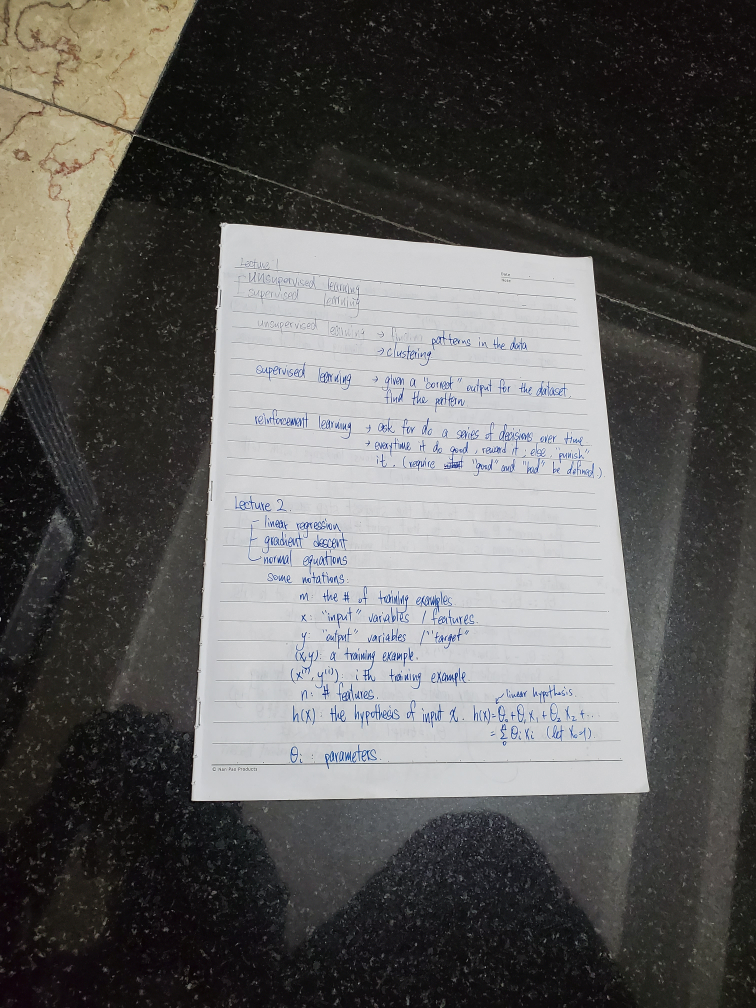
#> input picture image/doc.jpg, 3024 x 4032 px (shown at 1/4 size)
$ python proj2_1.py
#> lines starting #> are read from the running program, lines starting #| are printed output that depends on the picture; after the words box and inside, x2 and y2 are one past the last pixel; in counts of white or black regions, pixels touching at a corner belong together
import cv2 as cv2
import numpy as np

def stackImages(scale,imgArray):
    rows = len(imgArray)
    cols = len(imgArray[0])
    rowsAvailable = isinstance(imgArray[0], list)
    width = imgArray[0][0].shape[1]
    height = imgArray[0][0].shape[0]
    if rowsAvailable:
        for x in range ( 0, rows):
            for y in range(0, cols):
                if imgArray[x][y].shape[:2] == imgArray[0][0].shape [:2]:
                    imgArray[x][y] = cv2.resize(imgArray[x][y], (0, 0), None, scale, scale)
                else:
                    imgArray[x][y] = cv2.resize(imgArray[x][y], (imgArray[0][0].shape[1], imgArray[0][0].shape[0]), None, scale, scale)
                if len(imgArray[x][y].shape) == 2: imgArray[x][y]= cv2.cvtColor( imgArray[x][y], cv2.COLOR_GRAY2BGR)
        imageBlank = np.zeros((height, width, 3), np.uint8)
        hor = [imageBlank]*rows
        hor_con = [imageBlank]*rows
        for x in range(0, rows):
            hor[x] = np.hstack(imgArray[x])
        ver = np.vstack(hor)
    else:
        for x in range(0, rows):
            if imgArray[x].shape[:2] == imgArray[0].shape[:2]:
                imgArray[x] = cv2.resize(imgArray[x], (0, 0), None, scale, scale)
            else:
                imgArray[x] = cv2.resize(imgArray[x], (imgArray[0].shape[1], imgArray[0].shape[0]), None,scale, scale)
            if len(imgArray[x].shape) == 2: imgArray[x] = cv2.cvtColor(imgArray[x], cv2.COLOR_GRAY2BGR)
        hor= np.hstack(imgArray)
        ver = hor
    return ver

def preprocess(img):
    img_gray = cv2.cvtColor(img, cv2.COLOR_BGR2GRAY)
    img_blur = cv2.GaussianBlur(img_gray, (21, 21), 1)
    img_edge = cv2.Canny(img_blur, 200, 200)
    kernel = np.ones((5, 5))
    img_dial = cv2.dilate(img_edge, kernel , iterations = 1)
    img_threshold = cv2.erode(img_dial, kernel, iterations = 1)
    return img_threshold

def contour(img):
    biggest = np.array([])
    max_area = 0
    contours, hierarchy = cv2.findContours(img, cv2.RETR_EXTERNAL, cv2.CHAIN_APPROX_NONE)
    for cont in contours:
        area = cv2.contourArea(cont)
        if cv2.contourArea(cont) > 5000:
            peri = cv2.arcLength(cont, True)
            approx = cv2.approxPolyDP(cont, 0.02 * peri, True)
            if area > max_area and len(approx) == 4:
                biggest = approx
                max_area = area
    return biggest

def reorder(points):
    points = points.reshape((4,2))
    new_points = np.zeros((4, 1, 2), np.int32)

    # sum the x, y positions
    add = points.sum(1)
    # the smallest of add is assigned to the first and the largest is at the end
    new_points[0] = points[np.argmin(add)]
    new_points[3] = points[np.argmax(add)]

    #find the difference in x, y position
    diff = np.diff(points, axis = 1)
    new_points[1] = points[np.argmin(diff)]
    new_points[2] = points[np.argmax(diff)]
    return new_points


def warp(img, points):
    points = reorder(points)
    width, height = points[3][0][0] - points[0][0][0], points[3][0][1] - points[0][0][1]
    pts1 = np.float32(points)
    pts2 = np.float32([[0, 0], [width, 0], [0, height], [width, height]])
    matrix = cv2.getPerspectiveTransform(pts1, pts2)
    img_wrap = cv2.warpPerspective(img, matrix, (width, height))
    return img_wrap

def main():
    img = cv2.imread("image/doc.jpg")
#> img is the input picture: shape (4032, 3024, 3); mean B, G, R 92.1, 93.7, 94.6
    img_threshold = preprocess(img)
#> in preprocess, `img_gray = cv2.cvtColor(img, cv2.COLOR_BGR2GRAY)`:
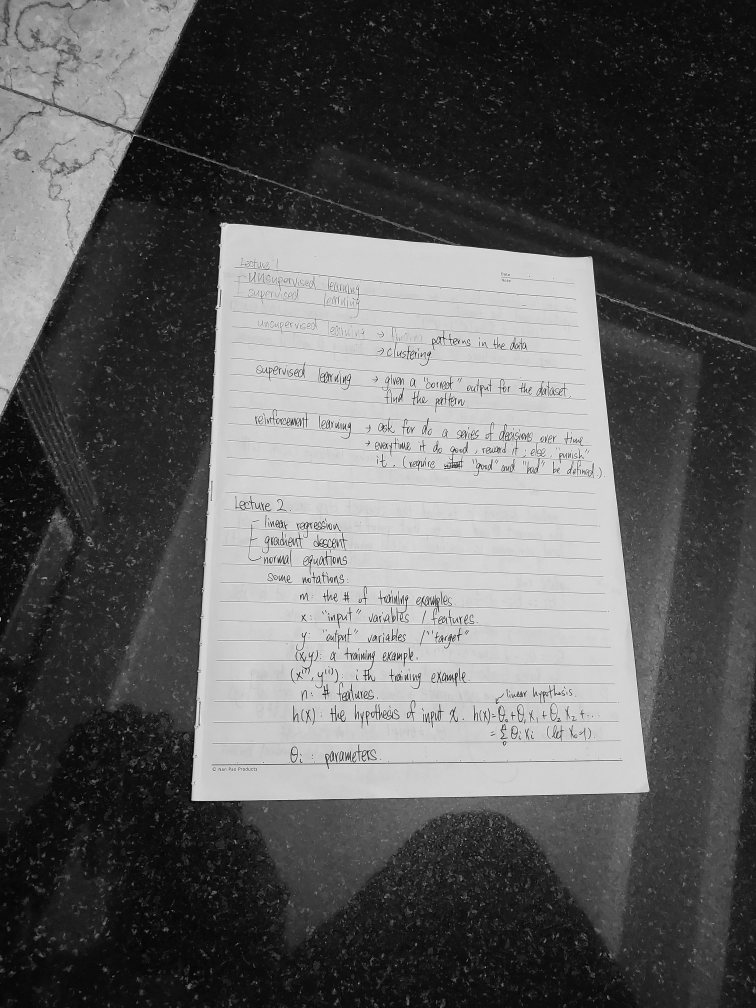
#> img_gray: shape (4032, 3024) (shown at 1/4 size); min 0, max 255, mean 93.8
#> in preprocess, `img_edge = cv2.Canny(img_blur, 200, 200)`:
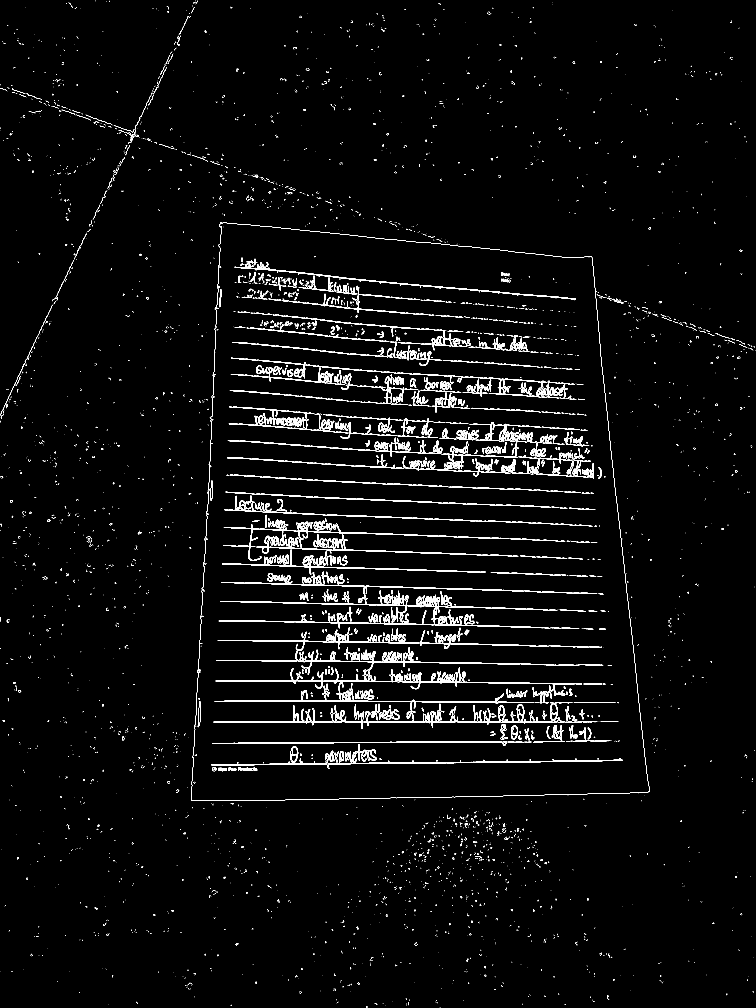
#> img_edge: shape (4032, 3024) (shown at 1/4 size); 1.6% white in thin lines or dots
#> in preprocess, `img_dial = cv2.dilate(img_edge, kernel , iterations = 1)`:
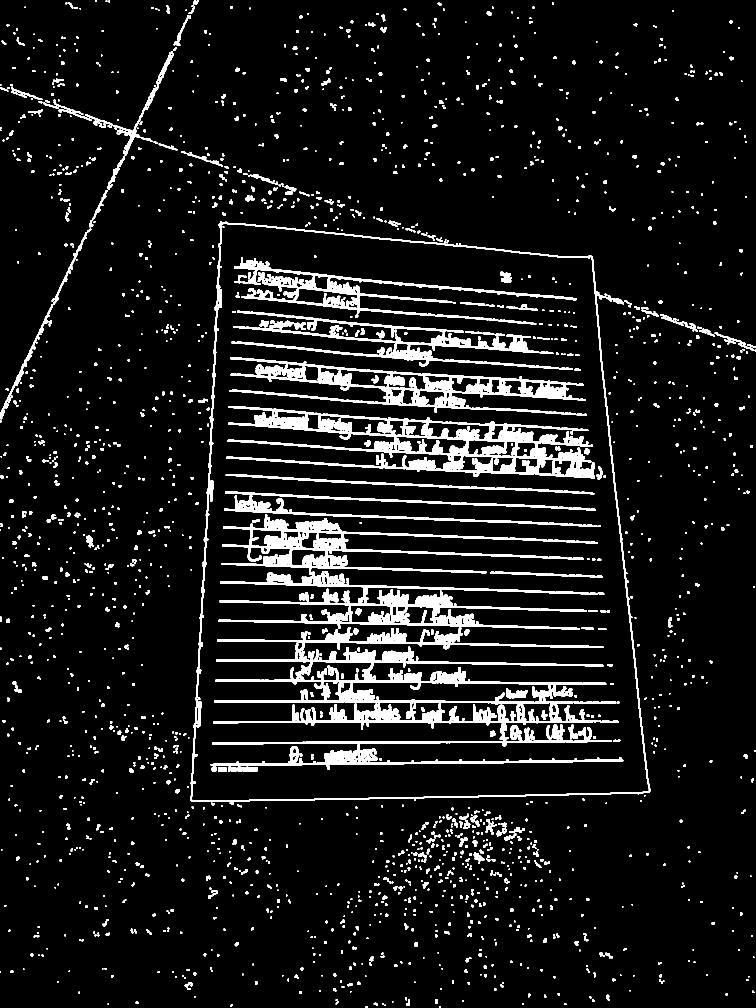
#> img_dial: shape (4032, 3024) (shown at 1/4 size); 7.3% white; 2286 white regions, largest, box (x1, y1, x2, y2) and area: (852, 2508, 2415, 2918) 135244, (906, 1624, 2378, 1916) 108313, (873, 2285, 2417, 2518) 68050
#> in preprocess, `img_threshold = cv2.erode(img_dial, kernel, iterations = 1)`: img_threshold: shape (4032, 3024); 3.2% white; 2799 white regions (2014 under 20 px)
    points = contour(img_threshold)
#> in contour, `contours, hierarchy = cv2.findContours(img, cv2.RETR_EXTERNAL, cv2.CHA..`: contours = 2453 contours, 2222 with area under 20; largest, box (x1, y1, x2, y2) and area: (764, 888, 2599, 3204) 3676804, (455, 425, 584, 576) 640, (0, 1219, 210, 1675) 478, (2426, 1184, 2494, 1215) 308, (430, 661, 476, 758) 277
#> the loop in contour, `for cont in contours:` made 2453 passes
#> (area, peri, biggest, max_area) on pass 1739: (3676804.5, 8230.1, [[882, 889], [764, 3200], [2595, 3167], [2367, 1027]], 3676804.5)
#> area on passes 27, 35, 41, 53, 55: 20, 32.5, 29, 33.5, 26
#> after the loop in contour, `for cont in contours:`: max_area = 3676804.5
#> points = [[882, 889], [764, 3200], [2595, 3167], [2367, 1027]]

    img_output = np.zeros((640, 480, 3), np.uint8)
    if len(points) > 0:
        # for point in points:
        #     pos = (point[0][0], point[0][1])
        #     cv2.circle(img, pos, 30, (255, 0, 0), cv2.FILLED)
        img_output = warp(img, points)
#> in reorder, `add = points.sum(1)`: add = [1771, 3964, 5762, 3394]
#> in reorder, `diff = np.diff(points, axis = 1)`: diff = [7, 2436, 572, -1340]
#> in warp, `points = reorder(points)`: points = [[882, 889], [2367, 1027], [764, 3200], [2595, 3167]]
#> in warp, `width, height = points[3][0][0] - points[0][0][0], points[3][0][1] - p..`: width = 1713; height = 2278
#> in warp, `pts1 = np.float32(points)`: pts1 has the same summary as points
#> in warp, `pts2 = np.float32([[0, 0], [width, 0], [0, height], [width, height]])`: pts2 = [[0, 0], [1713, 0], [0, 2278], [1713, 2278]]
#> in warp, `matrix = cv2.getPerspectiveTransform(pts1, pts2)`: matrix = [[1.11, 0.0568, -1031.8], [-0.119, 1.28, -1030.9], [-6.03e-05, 0.000109, 1]]
#> in warp, `img_wrap = cv2.warpPerspective(img, matrix, (width, height))`:
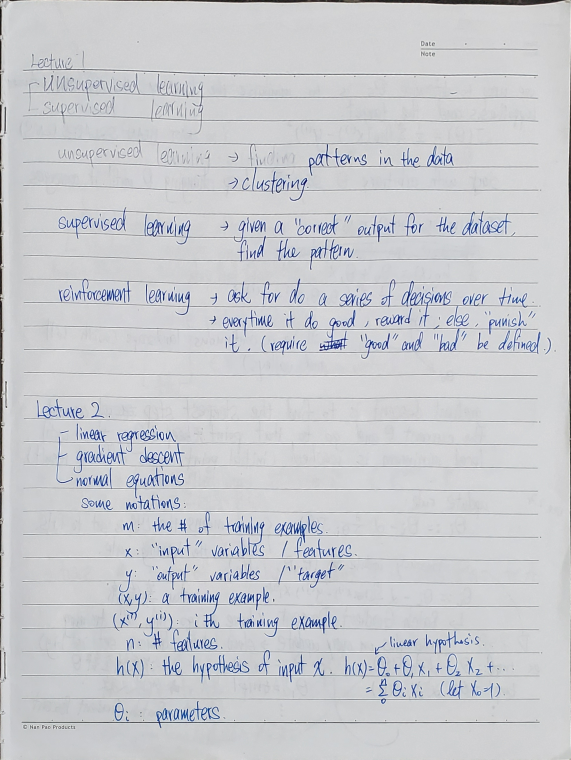
#> img_wrap: shape (2278, 1713, 3) (shown at 1/3 size); mean B, G, R 206.5, 202.2, 200.7
        cv2.imwrite("Document.jpg", img_output)
        img_output = cv2.resize(img_output, (int(img_output.shape[1]*0.3), int(img_output.shape[0]*0.3)))
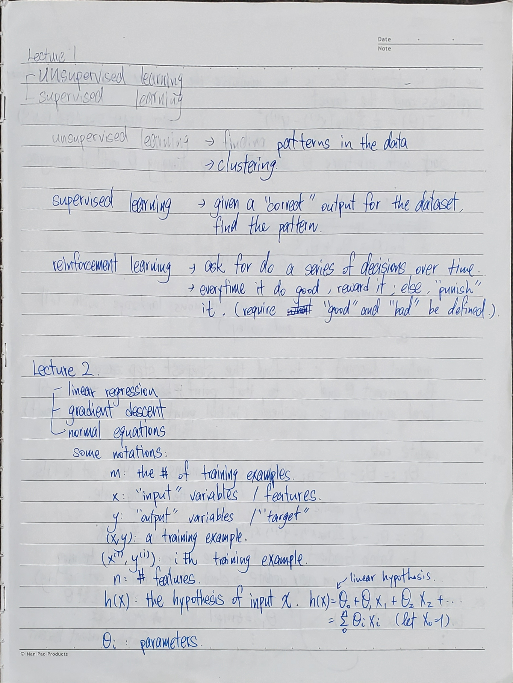
#> img_output: shape (683, 513, 3); mean B, G, R 206.4, 202.2, 200.6


    stack = stackImages(0.2, [img, img_output])
#> in stackImages, `rows = len(imgArray)`: rows = 2
#> in stackImages, `cols = len(imgArray[0])`: cols = 4032
#> in stackImages, `rowsAvailable = isinstance(imgArray[0], list)`: rowsAvailable = False
#> after the loop in stackImages, `for x in range(0, rows):`: imgArray = 2 items
#> in stackImages, `hor= np.hstack(imgArray)`:
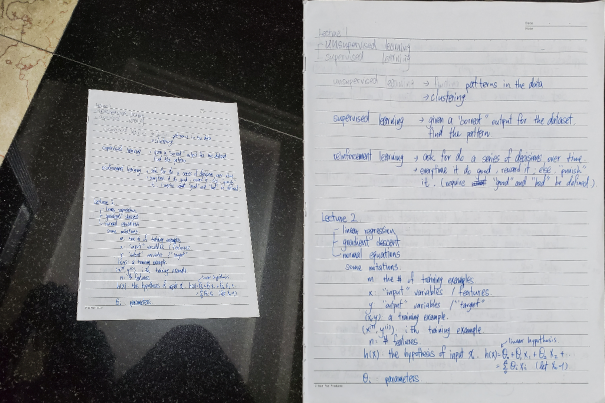
#> hor: shape (806, 1210, 3) (shown at 1/2 size); mean of channels 0, 1, 2 149.2, 147.8, 147.5; drawn as B, G, R
    cv2.imshow("Result", img_output)
    cv2.imshow("Image", stack)
    cv2.waitKey(0)


if __name__ == '__main__':
    main()
